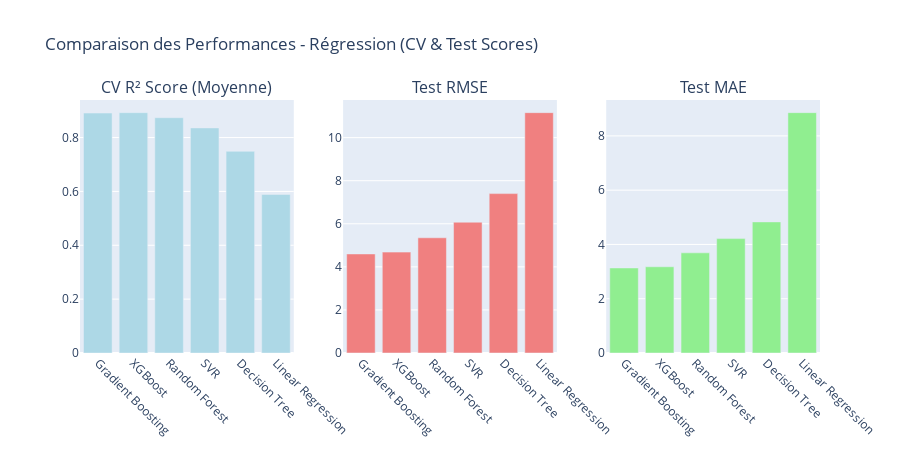

Here is the notebook cell this chart was saved with:
### Code cell
results_df = pd.DataFrame({
    'Modèle': list(regression_results.keys()),
    'CV R²': [r['CV_R2'] for r in regression_results.values()],
    'Test R²': [r['R2'] for r in regression_results.values()],
    'RMSE': [r['RMSE'] for r in regression_results.values()],
    'MAE': [r['MAE'] for r in regression_results.values()]
}).sort_values('Test R²', ascending=False)

fig7 = make_subplots(rows=1, cols=3, subplot_titles=('CV R² Score (Moyenne)', 'Test RMSE', 'Test MAE'))
fig7.add_trace(go.Bar(x=results_df['Modèle'], y=results_df['CV R²'], name='CV R²', marker_color='lightblue'), row=1, col=1)
fig7.add_trace(go.Bar(x=results_df['Modèle'], y=results_df['RMSE'], name='Test RMSE', marker_color='lightcoral'), row=1, col=2)
fig7.add_trace(go.Bar(x=results_df['Modèle'], y=results_df['MAE'], name='Test MAE', marker_color='lightgreen'), row=1, col=3)
fig7.update_layout(height=450, showlegend=False, title_text="Comparaison des Performances - Régression (CV & Test Scores)")
fig7.update_xaxes(tickangle=45)
fig7.show()

### Figure 1 — Plotly figure (JSON) as saved in the notebook; plotly's stock layout.template omitted (floating-point values rounded to 4 significant figures)
{"data": [{"marker": {"color": "lightblue"}, "name": "CV R²", "type": "bar", "x": ["Gradient Boosting", "XGBoost", "Random Forest", "SVR", "Decision Tree", "Linear Regression"], "xaxis": "x", "y": [0.891, 0.8924, 0.8737, 0.8359, 0.7489, 0.5888], "yaxis": "y"}, {"marker": {"color": "lightcoral"}, "name": "Test RMSE", "type": "bar", "x": ["Gradient Boosting", "XGBoost", "Random Forest", "SVR", "Decision Tree", "Linear Regression"], "xaxis": "x2", "y": [4.6, 4.684, 5.349, 6.073, 7.4, 11.16], "yaxis": "y2"}, {"marker": {"color": "lightgreen"}, "name": "Test MAE", "type": "bar", "x": ["Gradient Boosting", "XGBoost", "Random Forest", "SVR", "Decision Tree", "Linear Regression"], "xaxis": "x3", "y": [3.134, 3.177, 3.69, 4.215, 4.83, 8.856], "yaxis": "y3"}], "layout": {"annotations": [{"font": {"size": 16}, "showarrow": false, "text": "CV R² Score (Moyenne)", "x": 0.1444, "xanchor": "center", "xref": "paper", "y": 1, "yanchor": "bottom", "yref": "paper"}, {"font": {"size": 16}, "showarrow": false, "text": "Test RMSE", "x": 0.5, "xanchor": "center", "xref": "paper", "y": 1, "yanchor": "bottom", "yref": "paper"}, {"font": {"size": 16}, "showarrow": false, "text": "Test MAE", "x": 0.8556, "xanchor": "center", "xref": "paper", "y": 1, "yanchor": "bottom", "yref": "paper"}], "height": 450, "showlegend": false, "title": {"text": "Comparaison des Performances - Régression (CV & Test Scores)"}, "xaxis": {"anchor": "y", "domain": [0, 0.2889], "tickangle": 45}, "xaxis2": {"anchor": "y2", "domain": [0.3556, 0.6444], "tickangle": 45}, "xaxis3": {"anchor": "y3", "domain": [0.7111, 1], "tickangle": 45}, "yaxis": {"anchor": "x", "domain": [0, 1]}, "yaxis2": {"anchor": "x2", "domain": [0, 1]}, "yaxis3": {"anchor": "x3", "domain": [0, 1]}}}
